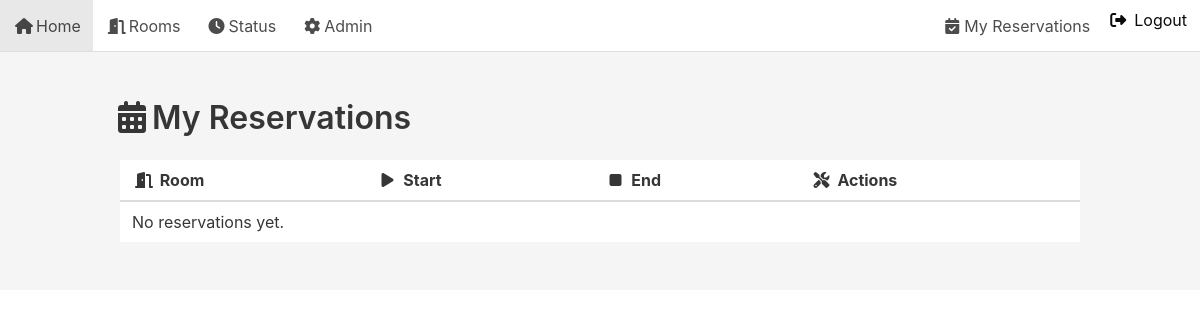
The app's page /my/ (signed in), older data.
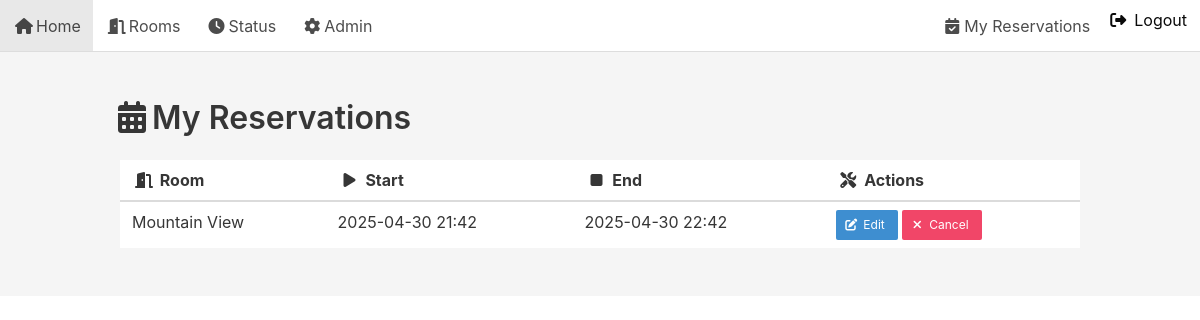
The same page, newer data.
### reservations/models.py (models this page shows, shortened)
class Reservation(models.Model):
    user       = models.ForeignKey(User, on_delete=models.CASCADE)
    room       = models.ForeignKey(Room, on_delete=models.CASCADE)
    start_time = models.DateTimeField()
    end_time   = models.DateTimeField()
    created_at = models.DateTimeField(auto_now_add=True)
    class Meta:
        ordering = ['start_time']
        unique_together = ('room', 'start_time', 'end_time')

class Room(models.Model):
    name        = models.CharField(max_length=100)
    location    = models.CharField(max_length=100)
    capacity    = models.PositiveIntegerField()
    description = models.TextField(blank=True)

### reservations/views.py (the view)
# urls.py: path('my/',              views.my_reservations,   name='my_reservations'),
@login_required
def my_reservations(request):
    reservations = Reservation.objects.filter(user=request.user).order_by('start_time')
    return render(request, 'reservations/my_reservations.html', {'reservations': reservations})

### templates/reservations/my_reservations.html (shortened to what this page needs)
{% extends 'base.html' %}
{% block content %}
  <h1 class="title"><span class="icon"><i class="fas fa-calendar-alt"></i></span> My Reservations</h1>
  <table class="table is-fullwidth">
    <thead>
      <tr>
        <th><span class="icon"><i class="fas fa-door-open"></i></span> Room</th>
        <th><span class="icon"><i class="fas fa-play"></i></span> Start</th>
        <th><span class="icon"><i class="fas fa-stop"></i></span> End</th>
        <th><span class="icon"><i class="fas fa-tools"></i></span> Actions</th>
      </tr>
    </thead>
    <tbody>
      {% for res in reservations %}
        <tr>
          <td>{{ res.room.name }}</td>
          <td>{{ res.start_time|date:"Y-m-d H:i" }}</td>
          <td>{{ res.end_time|date:"Y-m-d H:i" }}</td>
          <td>
            <a
              href="{% url 'reservation_edit' res.pk %}"
              class="button is-small is-info"
            >
              <span class="icon is-small"><i class="fas fa-edit"></i></span>
              <span>Edit</span>
            </a>
            <a
              href="{% url 'reservation_cancel' res.pk %}"
              class="button is-small is-danger"
            >
              <span class="icon is-small"><i class="fas fa-times"></i></span>
              <span>Cancel</span>
            </a>
          </td>
        </tr>
      {% empty %}
        <tr><td colspan="4">No reservations yet.</td></tr>
      {% endfor %}
    </tbody>
  </table>
{% endblock %}

Row changes from the older to the newer data that the page shows:
added Reservation: room.name "Mountain View", start_time "2025-04-30 21:42", end_time "2025-04-30 22:42"
Text that changed along with them:
text no longer shown: "No reservations yet."
